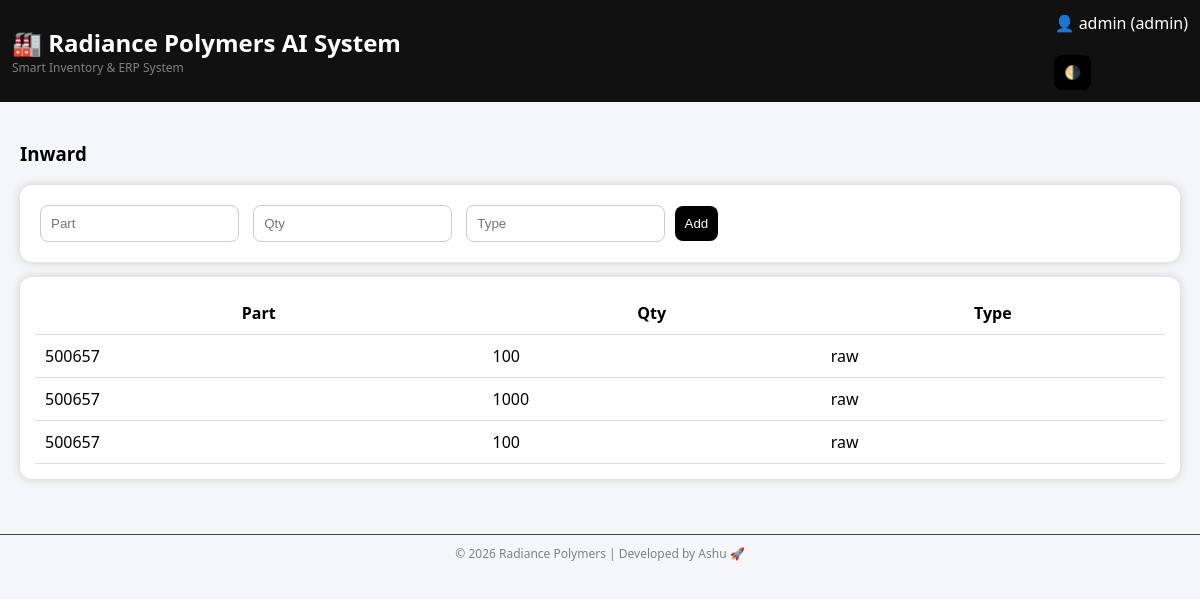
The app's page /inward (signed in), older data.
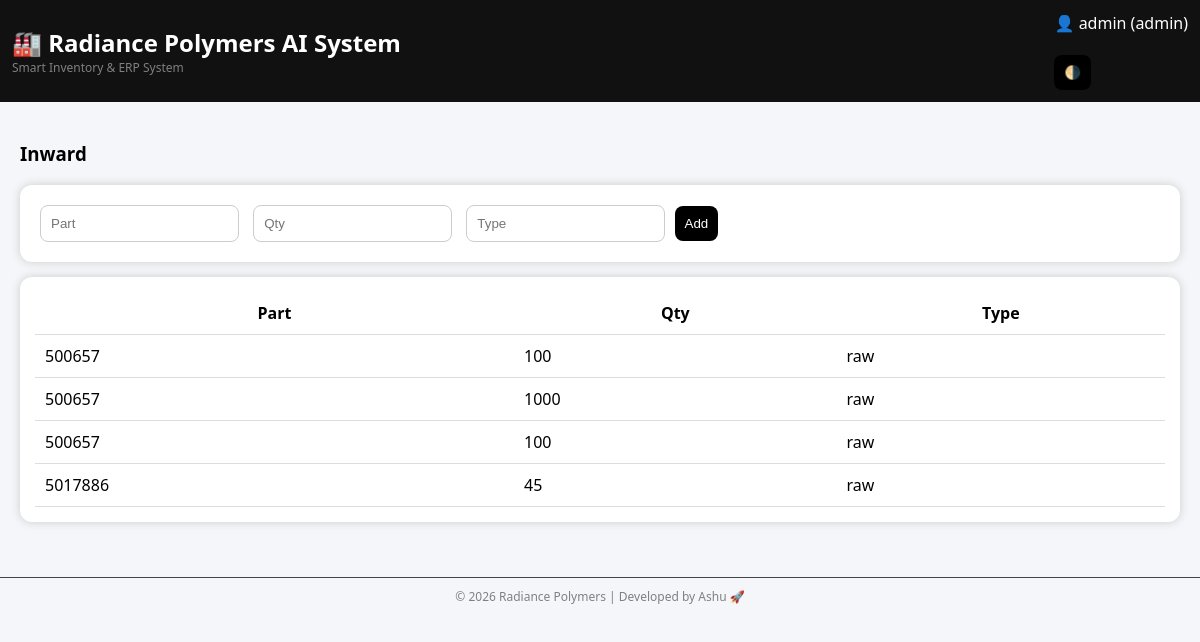
The same page, newer data.
### tables this page shows
CREATE TABLE inward(
    id INTEGER PRIMARY KEY, part TEXT, qty INTEGER, type TEXT);

### app.py (the view, shortened to what this page needs)
@app.route('/inward', methods=['GET', 'POST'])
def inward():
    if session.get('role') not in ['admin', 'inward']:
        return "Access Denied"
    conn = get_db()
    cur = conn.cursor()
    cur.execute("SELECT * FROM inward")
    data = cur.fetchall()
    conn.close()
    return render_template("inward.html", data=data)

### app.py (called while the page is built)
def get_db():
    conn = sqlite3.connect("erp.db", check_same_thread=False)
    conn.row_factory = sqlite3.Row
    return conn

### templates/inward.html
{% extends 'base.html' %}
{% block content %}
<h3>Inward</h3>
<div class="card">
<form method="post">
<input name="part" placeholder="Part" value="{{ part }}">
<input name="qty" placeholder="Qty">
<input name="type" placeholder="Type">
<button>Add</button>
</form>
</div>
<div class="card">
<table>
<tr><th>Part</th><th>Qty</th><th>Type</th></tr>
{% for i in data %}
<tr>
<td>{{ i['part'] }}</td>
<td>{{ i['qty'] }}</td>
<td>{{ i['type'] }}</td>
</tr>
{% endfor %}
</table>
</div>
{% endblock %}

Row changes from the older to the newer data that the page shows:
added inward: part "5017886", qty "45", type "raw"
